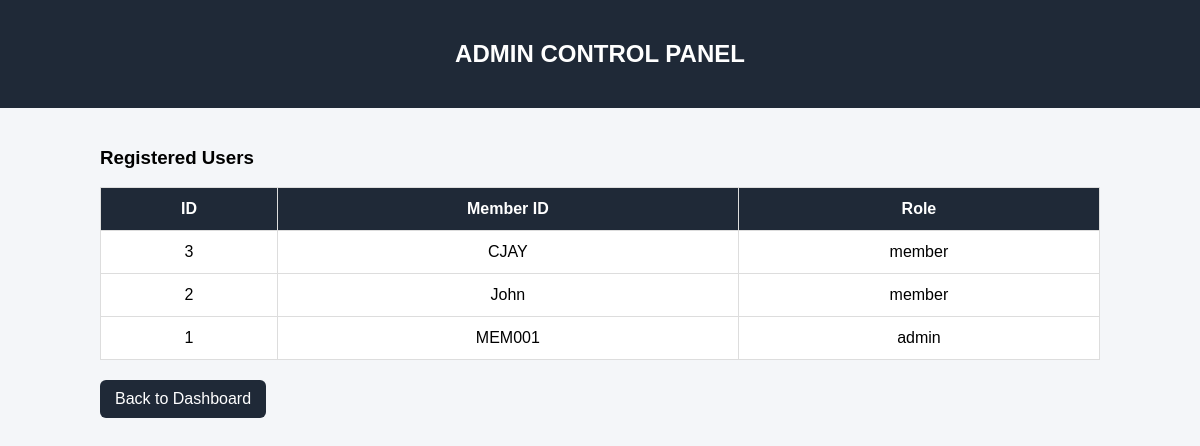
Page /admin (signed in) on the earlier database version.
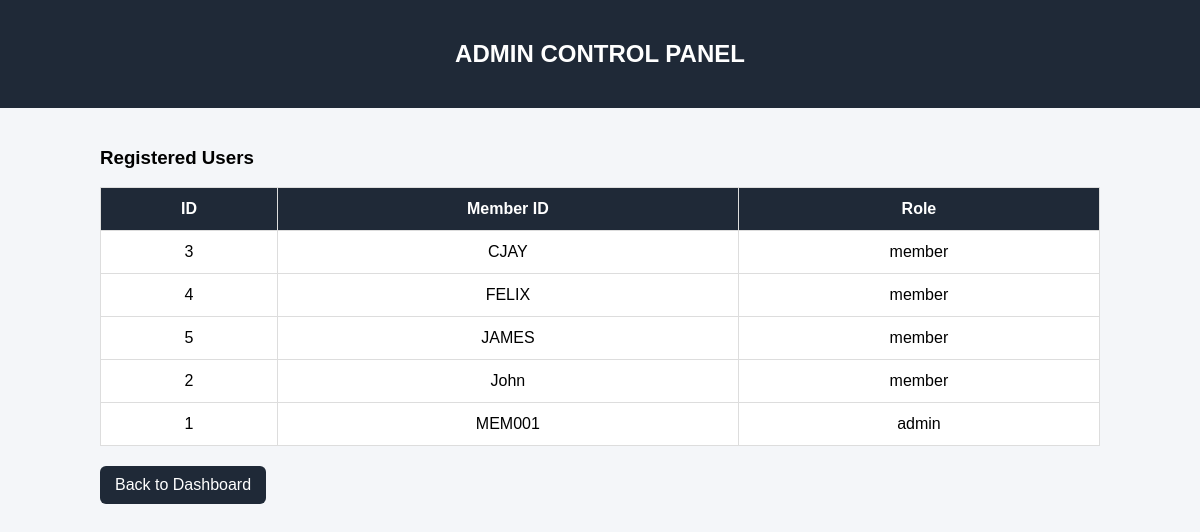
Same page on the later database version.
### tables this page shows
CREATE TABLE users (
    id INTEGER PRIMARY KEY AUTOINCREMENT,
    member_id TEXT UNIQUE NOT NULL,
    password TEXT NOT NULL,
    role TEXT NOT NULL
, email TEXT, phone TEXT, verified INTEGER DEFAULT 0, active INTEGER DEFAULT 1);

### app.py (the view)
@app.route("/admin")
def admin():
    if "member_id" not in session:
        return redirect(url_for("login"))
    if session.get("role") != "admin":
        return "Access Denied", 403
    conn = get_db_connection()
    users = conn.execute("""
        SELECT * FROM users
        ORDER BY member_id
    """).fetchall()
    conn.close()
    return render_template("admin.html", users=users)

### database.py (called while the page is built)
def get_db_connection():
    conn = sqlite3.connect(DB_NAME)
    conn.row_factory = sqlite3.Row
    return conn

### templates/admin.html (shortened to what this page needs)
<!DOCTYPE html>
<html>
<head>
</head>
<body>
<div class="header">
    <h2>ADMIN CONTROL PANEL</h2>
</div>
<div class="container">
    <h3>Registered Users</h3>
    <table>
        <tr>
            <th>ID</th>
            <th>Member ID</th>
            <th>Role</th>
        </tr>
        {% for user in users %}
        <tr>
            <td>{{ user.id }}</td>
            <td>{{ user.member_id }}</td>
            <td>{{ user.role }}</td>
        </tr>
        {% endfor %}
    </table>
    <a class="back" href="/dashboard">
        Back to Dashboard
    </a>
</div>
</body>
</html>

Differences in the rows shown:
added users: id "4", member_id "FELIX", role "member"
added users: id "5", member_id "JAMES", role "member"
